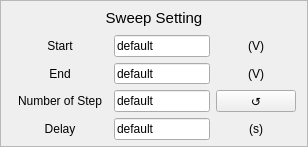
          <widget class="QFrame" name="frame_FourTerminal_SweepSettings">
           <property name="styleSheet">
            <string notr="true">#frame_FourTerminal_SweepSettings{
border:1px solid rgb(168,168,168)
}</string>
           </property>
           <property name="frameShape">
            <enum>QFrame::StyledPanel</enum>
           </property>
           <property name="frameShadow">
            <enum>QFrame::Raised</enum>
           </property>
           <layout class="QGridLayout" name="gridLayout_6" rowstretch="1,1,1,1,1" columnstretch="2,2,0">
            <property name="topMargin">
             <number>6</number>
            </property>
            <property name="bottomMargin">
             <number>6</number>
            </property>
            <property name="spacing">
             <number>6</number>
            </property>
            <item row="1" column="0">
             <widget class="QLabel" name="label_MinVoltage">
              <property name="minimumSize">
               <size>
                <width>80</width>
                <height>20</height>
               </size>
              </property>
              <property name="maximumSize">
               <size>
                <width>9999</width>
                <height>16777215</height>
               </size>
              </property>
              <property name="text">
               <string>Start</string>
              </property>
              <property name="alignment">
               <set>Qt::AlignCenter</set>
              </property>
             </widget>
            </item>
            <item row="1" column="1">
             <widget class="QLineEdit" name="lineEdit_FourTerminal_StartVoltage">
              <property name="sizePolicy">
               <sizepolicy hsizetype="Preferred" vsizetype="Preferred">
                <horstretch>0</horstretch>
                <verstretch>0</verstretch>
               </sizepolicy>
              </property>
              <property name="minimumSize">
               <size>
                <width>50</width>
                <height>20</height>
               </size>
              </property>
              <property name="maximumSize">
               <size>
                <width>16777215</width>
                <height>16777215</height>
               </size>
              </property>
              <property name="text">
               <string>default</string>
              </property>
             </widget>
            </item>
            <item row="1" column="2">
             <widget class="QLabel" name="label_MinVoltage_Unit">
              <property name="minimumSize">
               <size>
                <width>20</width>
                <height>20</height>
               </size>
              </property>
              <property name="text">
               <string>(V)</string>
              </property>
              <property name="alignment">
               <set>Qt::AlignCenter</set>
              </property>
             </widget>
            </item>
            <item row="2" column="0">
             <widget class="QLabel" name="label_MaxVoltage">
              <property name="minimumSize">
               <size>
                <width>0</width>
                <height>20</height>
               </size>
              </property>
              <property name="maximumSize">
               <size>
                <width>9999</width>
                <height>16777215</height>
               </size>
              </property>
              <property name="text">
               <string>End</string>
              </property>
              <property name="alignment">
               <set>Qt::AlignCenter</set>
              </property>
             </widget>
            </item>
            <item row="2" column="1">
             <widget class="QLineEdit" name="lineEdit_FourTerminal_EndVoltage">
              <property name="sizePolicy">
               <sizepolicy hsizetype="Expanding" vsizetype="Preferred">
                <horstretch>0</horstretch>
                <verstretch>0</verstretch>
               </sizepolicy>
              </property>
              <property name="minimumSize">
               <size>
                <width>50</width>
                <height>20</height>
               </size>
              </property>
              <property name="maximumSize">
               <size>
                <width>16777215</width>
                <height>16777215</height>
               </size>
              </property>
              <property name="text">
               <string>default</string>
              </property>
             </widget>
            </item>
            <item row="2" column="2">
             <widget class="QLabel" name="label_MaxVoltage_Unit">
              <property name="minimumSize">
               <size>
                <width>20</width>
                <height>20</height>
               </size>
              </property>
              <property name="text">
               <string>(V)</string>
              </property>
              <property name="alignment">
               <set>Qt::AlignCenter</set>
              </property>
             </widget>
            </item>
            <item row="3" column="0">
             <widget class="QLabel" name="label_FourTerminalNumberofstep">
              <property name="minimumSize">
               <size>
                <width>80</width>
                <height>20</height>
               </size>
              </property>
              <property name="maximumSize">
               <size>
                <width>9999</width>
                <height>16777215</height>
               </size>
              </property>
              <property name="text">
               <string>Number of Step</string>
              </property>
              <property name="alignment">
               <set>Qt::AlignCenter</set>
              </property>
             </widget>
            </item>
            <item row="3" column="1">
             <widget class="QLineEdit" name="lineEdit_FourTerminal_Numberofstep">
              <property name="sizePolicy">
               <sizepolicy hsizetype="Expanding" vsizetype="Preferred">
                <horstretch>0</horstretch>
                <verstretch>0</verstretch>
               </sizepolicy>
              </property>
              <property name="minimumSize">
               <size>
                <width>50</width>
                <height>20</height>
               </size>
              </property>
              <property name="maximumSize">
               <size>
                <width>16777215</width>
                <height>16777215</height>
               </size>
              </property>
              <property name="text">
               <string>default</string>
              </property>
             </widget>
            </item>
            <item row="3" column="2">
             <widget class="QPushButton" name="pushButton_FourTerminal_NoSmTpTSwitch">
              <property name="sizePolicy">
               <sizepolicy hsizetype="Preferred" vsizetype="Preferred">
                <horstretch>0</horstretch>
                <verstretch>0</verstretch>
               </sizepolicy>
              </property>
              <property name="minimumSize">
               <size>
                <width>20</width>
                <height>20</height>
               </size>
              </property>
              <property name="maximumSize">
               <size>
                <width>9999</width>
                <height>9999</height>
               </size>
              </property>
              <property name="focusPolicy">
               <enum>Qt::NoFocus</enum>
              </property>
              <property name="toolTip">
               <string>Toggle Field Steps/Increment</string>
              </property>
              <property name="text">
               <string>↺</string>
              </property>
             </widget>
            </item>
            <item row="4" column="0">
             <widget class="QLabel" name="label_Delay">
              <property name="minimumSize">
               <size>
                <width>80</width>
                <height>20</height>
               </size>
              </property>
              <property name="maximumSize">
               <size>
                <width>9999</width>
                <height>16777215</height>
               </size>
              </property>
              <property name="text">
               <string>Delay</string>
              </property>
              <property name="alignment">
               <set>Qt::AlignCenter</set>
              </property>
             </widget>
            </item>
            <item row="4" column="1">
             <widget class="QLineEdit" name="lineEdit_FourTerminal_Delay">
              <property name="sizePolicy">
               <sizepolicy hsizetype="Expanding" vsizetype="Preferred">
                <horstretch>0</horstretch>
                <verstretch>0</verstretch>
               </sizepolicy>
              </property>
              <property name="minimumSize">
               <size>
                <width>50</width>
                <height>20</height>
               </size>
              </property>
              <property name="maximumSize">
               <size>
                <width>16777215</width>
                <height>16777215</height>
               </size>
              </property>
              <property name="text">
               <string>default</string>
              </property>
             </widget>
            </item>
            <item row="4" column="2">
             <widget class="QLabel" name="label_Delay_Unit">
              <property name="minimumSize">
               <size>
                <width>20</width>
                <height>20</height>
               </size>
              </property>
              <property name="text">
               <string>(s)</string>
              </property>
              <property name="alignment">
               <set>Qt::AlignCenter</set>
              </property>
             </widget>
            </item>
            <item row="0" column="0" colspan="3">
             <widget class="QLabel" name="label">
              <property name="minimumSize">
               <size>
                <width>0</width>
                <height>20</height>
               </size>
              </property>
              <property name="maximumSize">
               <size>
                <width>9999</width>
                <height>16777215</height>
               </size>
              </property>
              <property name="font">
               <font>
                <pointsize>11</pointsize>
               </font>
              </property>
              <property name="text">
               <string>Sweep Setting</string>
              </property>
              <property name="alignment">
               <set>Qt::AlignCenter</set>
              </property>
             </widget>
            </item>
           </layout>
           <zorder>label_MinVoltage</zorder>
           <zorder>lineEdit_FourTerminal_StartVoltage</zorder>
           <zorder>label_MaxVoltage</zorder>
           <zorder>label_MinVoltage_Unit</zorder>
           <zorder>lineEdit_FourTerminal_EndVoltage</zorder>
           <zorder>label_MaxVoltage_Unit</zorder>
           <zorder>label_FourTerminalNumberofstep</zorder>
           <zorder>lineEdit_FourTerminal_Numberofstep</zorder>
           <zorder>pushButton_FourTerminal_NoSmTpTSwitch</zorder>
           <zorder>label_Delay</zorder>
           <zorder>lineEdit_FourTerminal_Delay</zorder>
           <zorder>label_Delay_Unit</zorder>
           <zorder>label</zorder>
          </widget>
